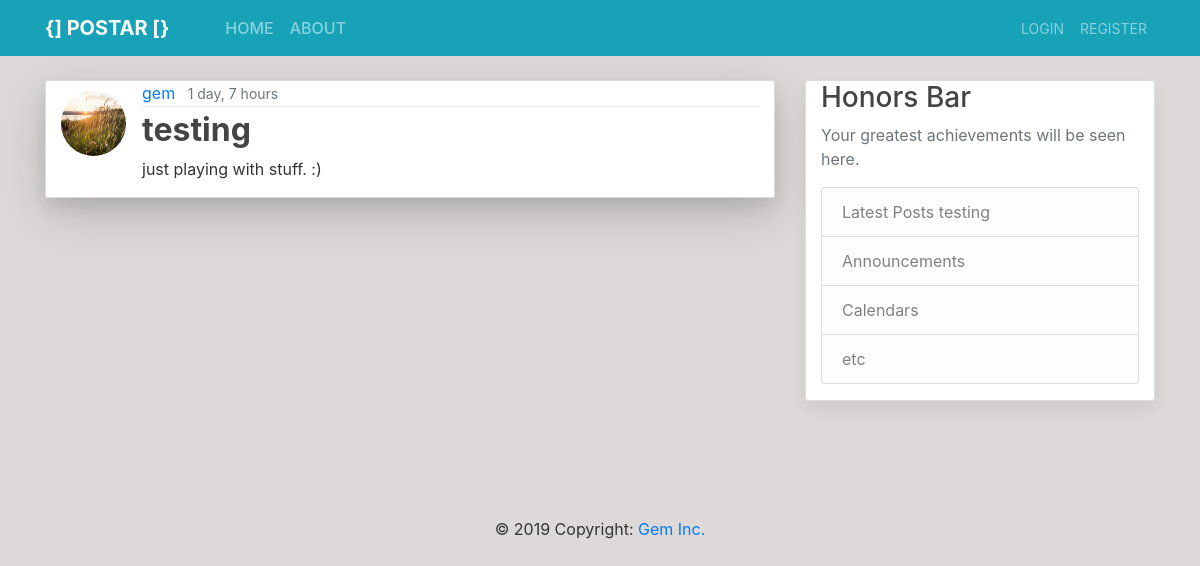
Page /post/40/ on the committed database.
### blog/models.py (models this page shows, shortened)
class Post(models.Model):
    title = models.CharField(max_length=100)
    content = models.TextField()
    date_posted = models.DateTimeField(auto_now_add=True)
    author = models.ForeignKey(User, on_delete=models.CASCADE)

### users/models.py (models this page shows, shortened)
class Profile(models.Model):
    user = models.OneToOneField(User, on_delete=models.CASCADE)
    image = models.ImageField(default='default.jpg', upload_to='profile_pics')

### blog/views.py (the view)
# urls.py: path('post/<int:pk>/', PostDetailView.as_view(), name='post-detail'),
class PostDetailView(DetailView):
    model = Post

### blog/templates/blog/post_detail.html (shortened to what this page needs)
{% extends 'blog/base.html' %}
{% block content %}
<div class="shadow-lg">
<article class="container media content-section">
        <a href="{% url 'user-profile' post.author.username %}"><img src="{{ post.author.profile.image.url }}" class="rounded-circle article-img" alt="profile"></a>
       <div class="media-body">
        <div class="article-metadata">
            <a href="{% url 'user-posts' object.author.username %}" class="mr-2">{{ object.author }}</a>
            <small class="text-muted">{{ object.date_posted|timesince }}</small>
        </div>
        <h2 class="article-title"><strong>{{ object.title }}</strong></h2>
        <p class="article-content">{{ object.content }}</p>
    </div>
</article>
</div>
{% endblock %}

### blog/templates/blog/base.html (shortened to what this page needs)
{% load static %}
<!DOCTYPE html>
<html lang="en">
<head>
    <link rel="stylesheet" href="{% static 'bootstrap/css/bootstrap.css' %}">
    <link rel="stylesheet" href="{% static 'blog/css/main.css' %}">
</head>
<header class="small-header site-header bg-steel">
    <nav class="navbar navbar-expand-md navbar-dark bg-steel fixed-top bg-info">
        <div class="container">
            <a href="{% url 'blog-home' %}" class="navbar-brand mr-5"><strong>{] POSTAR [}</strong></a>
            <div class="collapse navbar-collapse" id="navbarToggle">
                <div class=" navbar-nav mr-auto">
                    <a href="{% url 'blog-home' %}" class="nav-item nav-link">HOME</a>
                    <a href="{% url 'blog-about' %}" class="nav-item nav-link">ABOUT</a>
                </div>
                <div class="navbar-nav">
                    {% if user.is_authenticated %}
                    <a href="{% url 'post-create' %}" class="nav-item nav-link"><small>NEW POST</small></a>
                    <a href="{% url 'profile' %}" class="nav-item nav-link"><small>PROFILE</small></a>
                    <a href="{% url 'logout' %}" class="nav-item nav-link"><small>LOGOUT</small></a>
                    {% else %}
                    <a href="{% url 'login' %}" class="nav-item nav-link"><small>LOGIN</small></a>
                    <a href="{% url 'register' %}" class="nav-item nav-link"><small>REGISTER</small></a>
                    {% endif %}
                </div>
            </div>
        </div>
    </nav>
</header>
<body>
    <main role="main" class="container">
        <div class="row">
            <div class="col-md-8">
                {% block content %}{% block modal %}{% endblock modal %}{% endblock content %}
            </div>
            <div class="col-md-4">
                <div class="container content-section fixed">
                    <h3>Honors Bar</h3>
                    <p class='text-muted'> Your greatest achievements will be seen here.
                        <ul class="list-group">
                            <li class="list-group-item list-group-item-light">Latest Posts {{ post.title }}</li>
                            <li class="list-group-item list-group-item-light">Announcements</li>
                            <li class="list-group-item list-group-item-light">Calendars</li>
                            <li class="list-group-item list-group-item-light">etc</li>
                        </ul>
                    </p>
                </div>
            </div>
        </div>
    </main>
    <div class="cotainer" style="padding-top: 5rem;">
        <footer class="page-footer blue font-small">
            <div class="container">
                <div class="footer-copyright text-center py-3">&copy; 2019 Copyright:
                    <a href="{% url 'blog-about' %}">Gem Inc.</a>
                </div>
            </div>
        </footer>
    </div>
</body>
</html>

### blog/static/blog/css/main.css (style rules this page uses)
body { background: #ddd9d9; color: #333333; margin-top: 5rem; }
h1, h2, h3, h4, h5, h6 { color: #444444; }
ul { margin: 0; }
.bg-steel { margin-top: 0; background-color: #1d8bda; }
.site-header, .navbar-nav, .nav-link:hover { color: #ffffff; }
.site-header, .navbar-nav, .nav-link.active { font-weight: 500; }
.content-section { background: #ffffff; padding: 10px, 20px; border: 1px solid #dddddd; border-radius: 3px; margin-bottom: 20px; box-shadow: 0 0.5rem 1rem rgba(0, 0, 0, 0.075) !important; }
.article-title { color: #444444; }
.article-content { white-space: pre-line; }
.article-img { height: 65px; width: 65px; margin-right: 16px; margin-top: 10px; }
.article-metadata { padding-bottom: 1px; margin-bottom: 4px; border-bottom: 1px solid #e3e3e3; }

### rows in the picture
Post: author.profile.image (picture), author "gem", date_posted "1 day, 7 hours", title "testing", content "just playing with stuff. :)"
